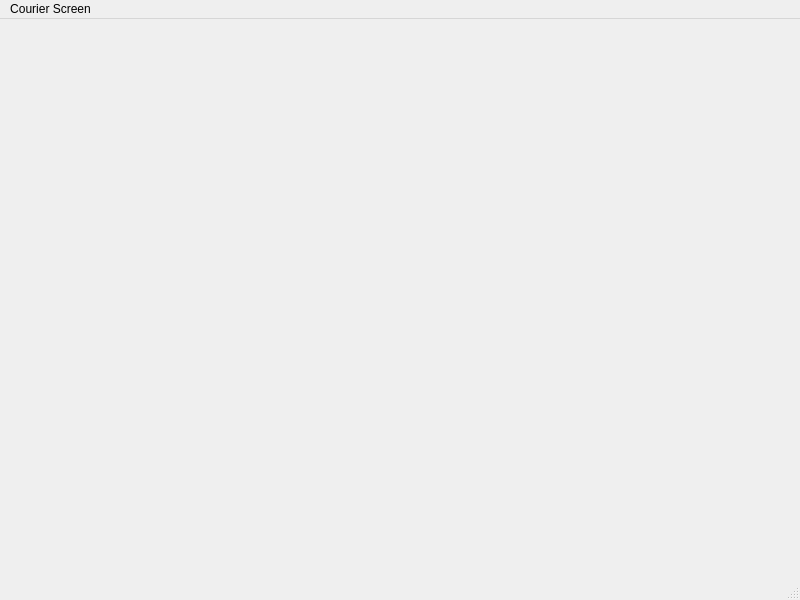
<?xml version="1.0" encoding="UTF-8"?>
<ui version="4.0">
 <class>CourierWindow</class>
 <widget class="QMainWindow" name="CourierWindow">
  <property name="geometry">
   <rect>
    <x>0</x>
    <y>0</y>
    <width>800</width>
    <height>600</height>
   </rect>
  </property>
  <property name="windowTitle">
   <string>CafeSiparis</string>
  </property>
  <widget class="QWidget" name="centralwidget"/>
  <widget class="QMenuBar" name="menubar">
   <property name="geometry">
    <rect>
     <x>0</x>
     <y>0</y>
     <width>800</width>
     <height>22</height>
    </rect>
   </property>
   <widget class="QMenu" name="menuCourier_Screen">
    <property name="title">
     <string>Courier Screen</string>
    </property>
   </widget>
   <addaction name="menuCourier_Screen"/>
  </widget>
  <widget class="QStatusBar" name="statusbar"/>
 </widget>
 <resources/>
 <connections/>
</ui>
